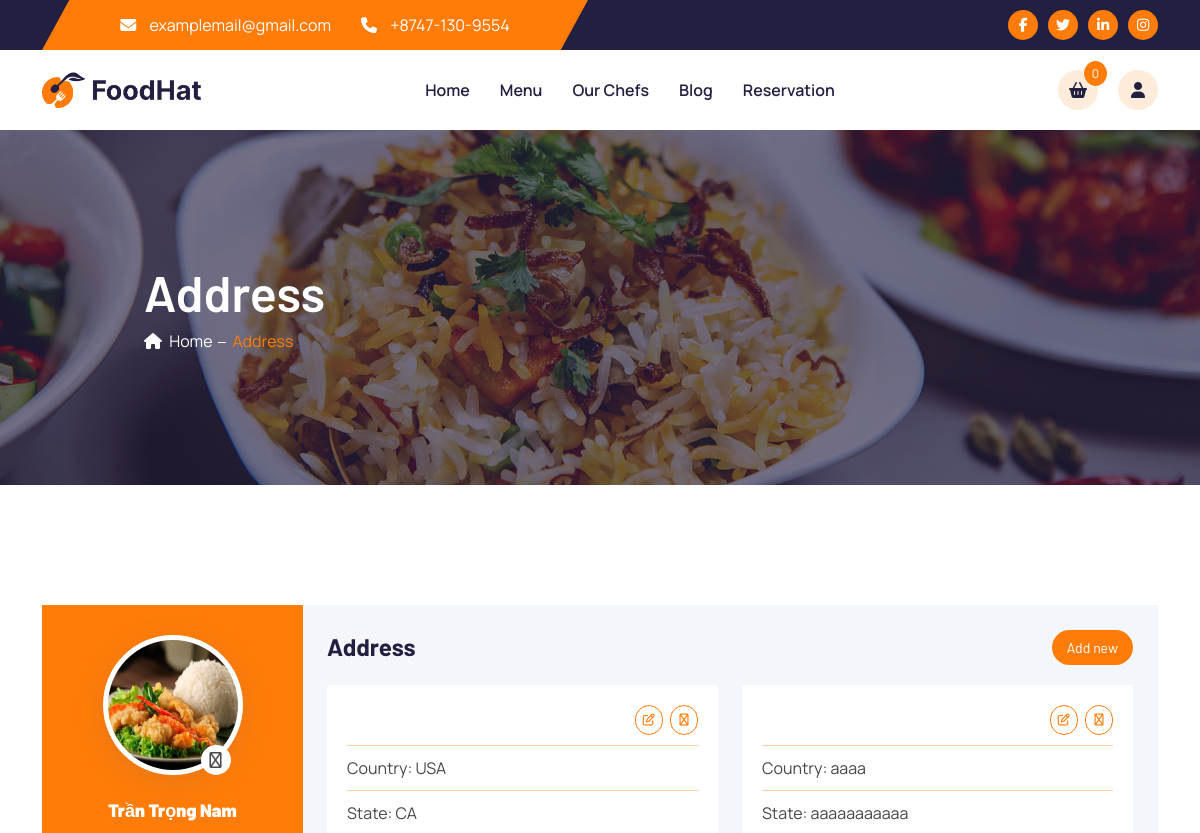
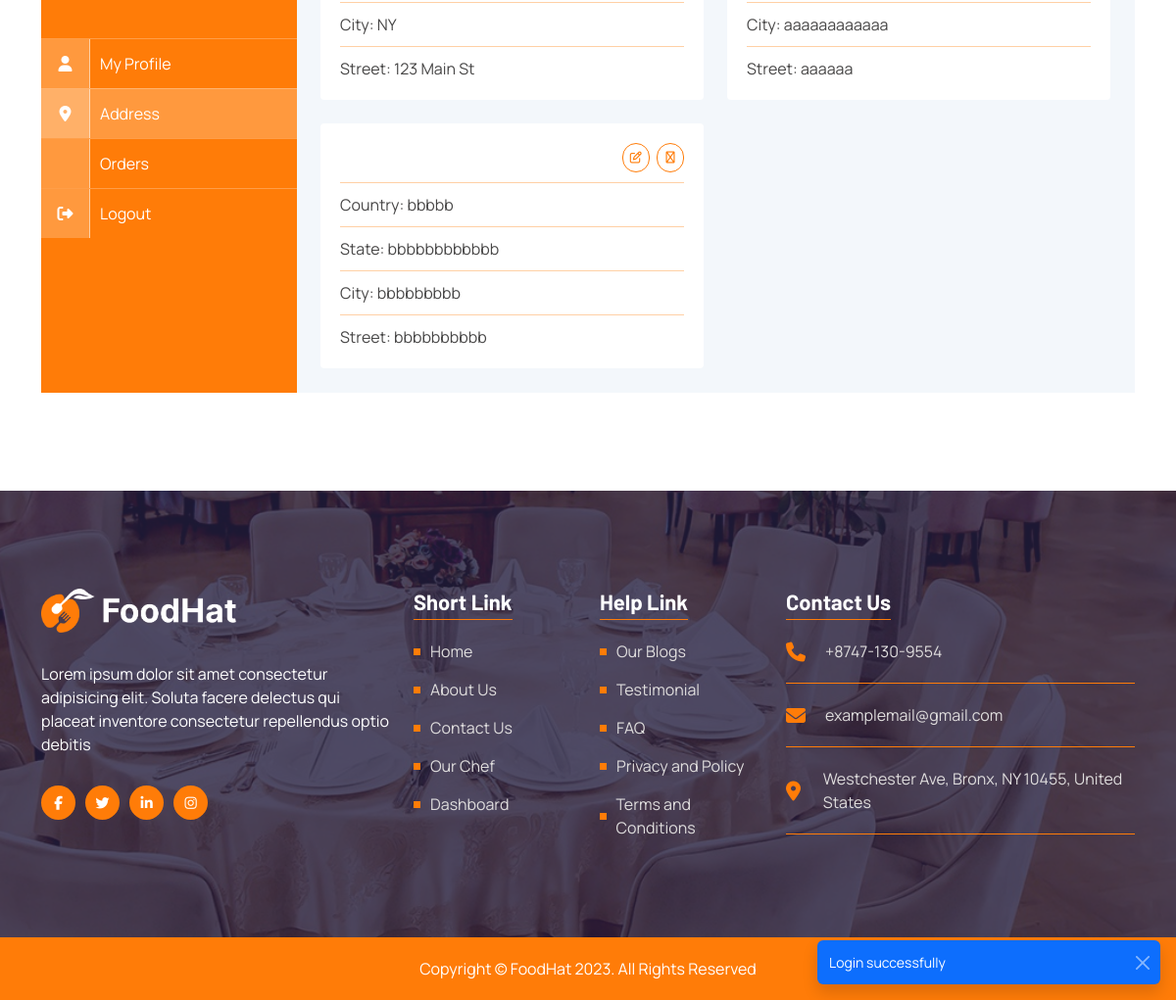
/address (signed in), run on the app's committed database (2 pictures, top to bottom).
### tables this page shows
CREATE TABLE `addresses` (
  `id` int(11) NOT NULL,
  `user_id` int(11) DEFAULT NULL,
  `country` text NOT NULL,
  `state` text NOT NULL,
  `city` text NOT NULL,
  `street` text NOT NULL
);

### src/core/Controller.php (called while the page is built, shortened)
<?php
class Controller
{
  protected function view($display, $data = [])
  {
    require getcwd() . "/src/views/layouts/{$display['layout']}.php";
  }
}

### src/controllers/client/address.php (called while the page is built, shortened)
<?php
class client_Address extends Controller
{
  public function index()
  {
    $user_id = $_SESSION['user']['id'];
    $addressesModel = $this->model('Addresses');
    $res = $addressesModel->selectUser($user_id);
    $addresses = $res['status'] ? $res['data'] : [];
    $this->view(
      [
        'title' => 'Address',
        'layout' => 'client',
        'component' => ['breadcrumb', 'dashboard'],
        'page' => 'client/address',
      ],
      [
        'addresses' => $addresses
      ]
    );
  }
}

### src/core/Router.php (called while the page is built, shortened)
<?php
class Router
{
  protected $method = 'index';
  protected $params = [];
  public function __construct()
  {
    $this->controller = new $controller();
    try {
      call_user_func_array([$this->controller, $this->method], $this->params);
    } catch (ArgumentCountError $e) {
      redirect('/');
    }
  }
}

### index.php (called while the page is built, shortened)
<?php
new Router();

### src/core/Database.php (called while the page is built, shortened)
<?php
class Database
{
  private $servername = "localhost";
  private $username = "root";
  private $password = "";
  private $dbname = "foodhat";
  public function __construct()
  {
    $this->conn = new mysqli($this->servername, $this->username, $this->password, $this->dbname);
  }
}

### src/models/addresses.php (called while the page is built)
<?php
class models_Addresses extends Database
{
  protected $table = 'addresses';
  public function selectUser($user_id)
  {
    $sql = "SELECT * FROM $this->table WHERE user_id = $user_id";
    try {
      $res = $this->conn->query($sql);
      return [
        'status' => true,
        'data' => $res->fetch_all(MYSQLI_ASSOC)
      ];
    } catch (Throwable $th) {
      return [
        'status' => false,
        'message' => $th->getMessage()
      ];
    }
  }
}

### src/views/pages/client/address/index.php (the view, shortened to what this page needs)
<div class='address user-dashboard'>
  <h3>
    Address
    <span onclick='insertAddress()' class='btn' data-bs-toggle='modal' data-bs-target='#addressModal'>Add new</span>
  </h3>
  <div class='address__content'>
    <div class='row gy-4'>
      <?php if (count($data['addresses']) > 0) {
        foreach ($data['addresses'] as $a) {
          $id = $a['id'];
          $country = $a['country'];
          $state = $a['state'];
          $city = $a['city'];
          $street = $a['street']
      ?>
          <div class='col-md-6'>
            <div class='address__item'>
              <ul>
                <li>
                  <div class='address__item__link'>
                    <span onclick='updateAddress(<?= json_encode($a) ?>)' type='button' data-bs-toggle='modal' data-bs-target='#addressModal'>
                      <i class='fa-regular fa-pen-to-square'></i>
                    </span>
                    <a href='/address/delete/<?= $id ?>'><i class='fa-regular fa-trash'></i></a>
                  </div>
                </li>
                <li>Country: <?= $country ?></li>
                <li>State: <?= $state ?></li>
                <li>City: <?= $city ?></li>
                <li>Street: <?= $street ?></li>
              </ul>
            </div>
          </div>
        <?php }
      } else { ?>
        <div class='col-12'>
          <p>You don't have any address yet.</p>
        </div>
      <?php } ?>
    </div>
  </div>
</div>

### src/views/layouts/css/style.css (style rules this page uses)
:root { --ff-paragraph: 'Manrope', sans-serif; --ff-heading: 'Barlow', sans-serif; --ff-cursive: 'Oleo Script', cursive; --clr-primary: #ff7c08; --clr-secondary: #231f40; --clr-paragraph: #484747; --clr-red: #eb0029; --clr-white: #fff; --height-topbar: 50px; --height-header: 80px; --box-shadow: 0px 7px 29px 0px rgba(100, 100, 111, 0.15); scroll-behavior: unset; scroll-padding-top: 120px; }
*, *::before, *::after { margin: 0; padding: 0; box-sizing: border-box; }
a { text-decoration: none; }
ul, ol { list-style: none; padding: 0; margin: 0; }
html { overflow-x: hidden; }
body { color: var(--clr-paragraph); font-family: var(--ff-paragraph); padding: 0 !important; }
h1, h2, h3, h4, h5, h6 { margin: 0; padding: 0; font-family: var(--ff-heading); color: var(--clr-secondary); }
p, a, span { font-size: 16px; font-weight: 400; margin: 0; color: var(--clr-paragraph); }
.btn { background-color: var(--clr-primary); border-radius: 999px; color: var(--clr-white); transition: 0.3s linear; }
.user-dashboard h3 { font-weight: 700; font-size: 24px; color: var(--clr-secondary); display: flex; justify-content: space-between; align-items: center; margin-bottom: 20px; }
.user-dashboard h3 span, .user-dashboard h3 a { padding: 6px 14px; font-size: 14px; cursor: pointer; }
.address__item { background-color: white; padding: 20px; border-radius: 4px; }
.address__item li + li { padding-top: 10px; margin-top: 10px; border-top: 1px solid #ff7c085c; }
.address__item li:first-child { display: flex; align-self: center; }
.address__item li:first-child .address__item__link { margin-left: auto; }
.address__item li:first-child .address__item__link i { color: var(--clr-primary); display: inline-block; width: 28px; border-radius: 50px; border: 1px solid var(--clr-primary); font-size: 12px; line-height: 28px; text-align: center; margin-left: 4px; transition: 0.3s linear; cursor: pointer; }

### data on the page
addresses: country "USA", state "CA", city "NY", street "123 Main St"
addresses: country "aaaa", state "aaaaaaaaaaa", city "aaaaaaaaaaaa", street "aaaaaa"
addresses: country "bbbbb", state "bbbbbbbbbbbb", city "bbbbbbbbb", street "bbbbbbbbbb"

### other printed values
$_SESSION['toast'] "Login successfully"
$data['title'] "Address"
$name "Trần Trọng Nam"
